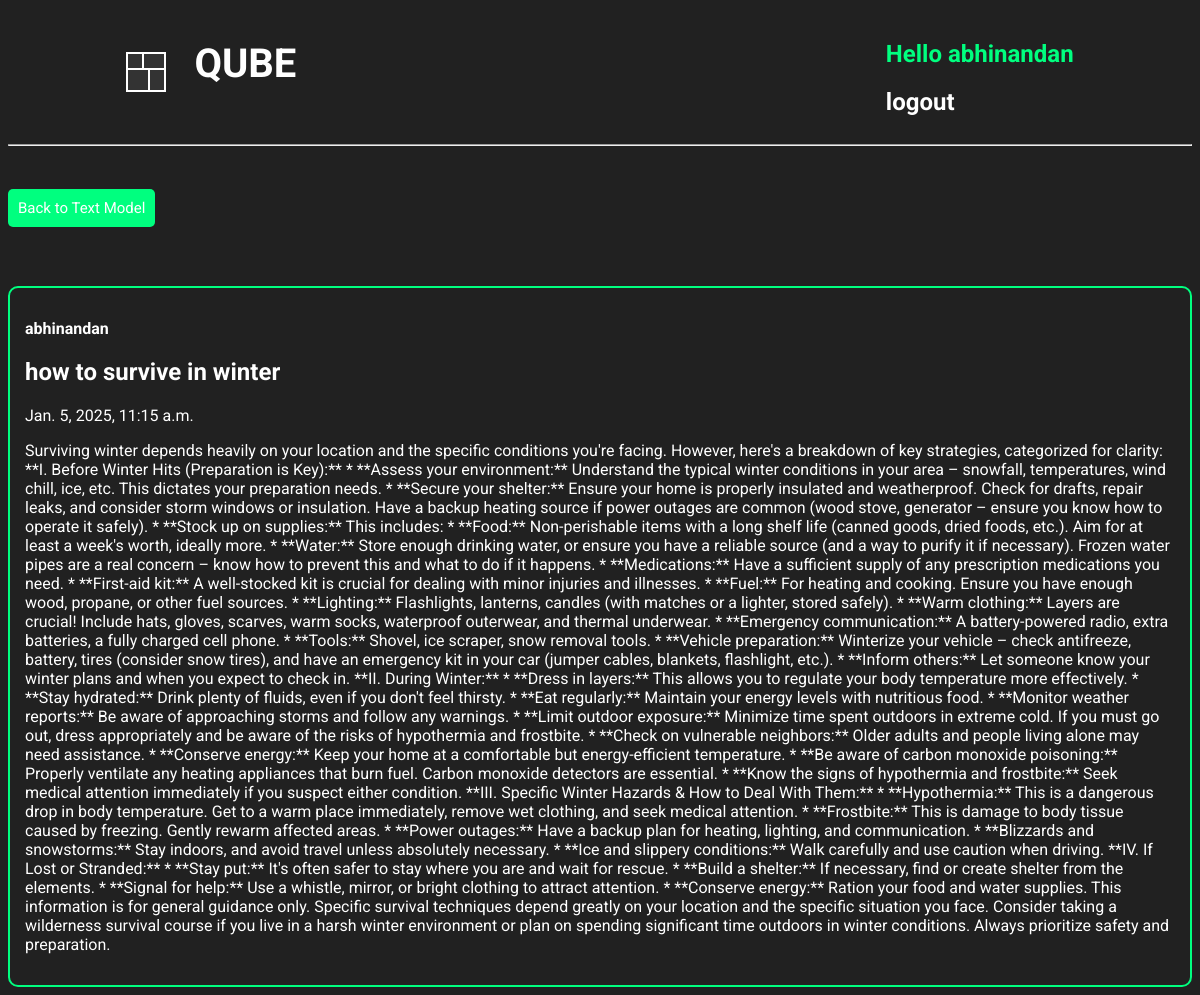
Screenshot of /textFullResponseView/17/ (signed in) with the database file from the repository.
### base/models.py (models this page shows, shortened)
class TextModelHistory(models.Model):
    user = models.ForeignKey(
        User, on_delete=models.CASCADE, related_name='text_chat_histories')
    query = models.TextField()
    response = models.TextField()
    created = models.DateTimeField(auto_now_add=True)

### base/views.py (the view)
# urls.py: path('textFullResponseView/<str:pk>/',
@login_required(login_url='loginUser')
def textFullResponseView(request, pk):
    chat = TextModelHistory.objects.get(id=pk, user=request.user)
    context = {'chat': chat}
    return render(request, 'base/textFullResponseview.html', context)

### base/templates/base/textFullResponseView.html (shortened to what this page needs)
{% extends 'main.html' %}
{% block content %}
<div>
    <div>
        <button
            style="padding: 10px; margin-top: 3%; border-radius: 5px; border-style: none; background-color: springgreen;"><a
                style="text-decoration: none; color: white; font-size: 15px;" href="{% url 'textModel' %}">Back to Text
                Model</a></button>
    </div>
    <div class="text_full_response_view">
        <strong>
            <p style="color: white;">{{ chat.user }}</p>
        </strong>
        <div>
            <h2 style="color: white;">{{ chat.query }}</h2>
            <p style="color: white;">{{ chat.created }}</p>
            <p style="color: white;">{{ chat.response }}</p>
        </div>
    </div>
</div>
{% endblock %}

### templates/navbar.html (shortened to what this page needs)
<div class="navbar-container">
    <div class="QUBE_logo_link">
        <div class="cube-loader">
            <div class="cube cube1"></div>
            <div class="cube cube2"></div>
            <div class="cube cube3"></div>
            <div class="cube cube4"></div>
        </div>
        <div class="qube_text">
            <h1><a href="{% url 'home' %}">QUBE</a></h1>
        </div>
    </div>
    <div class="login_section">
        {% if request.user.is_authenticated %}
        <div class="after_user_login">
            <div class="hello_user">
                <h2> Hello {{ request.user }} </h2>
            </div>
            <div class="hello_user_logout">
                <h2><a href="{% url 'logoutUser' %}">logout</a></h2>
            </div>
        </div>
        {% else %}
        <div class="before_user_login">
            <h2><a href="{% url 'loginUser' %}">Login</a></h2>
        </div>
        {% endif %}
    </div>
</div>
<hr>

### static/styles/main.css (style rules this page uses)
* { font-family: "Roboto", serif; }
body { background-color: #212121; }
.cube-loader { position: relative; width: 40px; height: 40px; margin: auto; }
.cube { position: absolute; width: 50%; height: 50%; background-color: #333; border: 2px solid #fff; animation: foldCube 2.4s infinite linear; }
.cube1 { top: 0; left: 0; transform-origin: 100% 100%; }
.cube2 { top: 0; right: 0; transform-origin: 0 100%; }
.cube3 { bottom: 0; right: 0; transform-origin: 0 0; }
.cube4 { bottom: 0; left: 0; transform-origin: 100% 0; }
.cube1 { animation-delay: 0.3s; }
.cube2 { animation-delay: 0.6s; }
.cube3 { animation-delay: 0.9s; }
.cube4 { animation-delay: 1.2s; }
.QUBE_logo_link { display: flex; justify-content: space-between; gap: 20px; margin-left: 10%; }
.qube_text { margin-top: 6%; font-size: 20px; padding-left: 8px; padding-right: 8px; padding-top: 5px; margin-top: 0px; }
.qube_text a { text-decoration: none; color: white; transition: all 0.3s ease; }
.login_section { margin-right: 10%; padding-top: 1%; }
.hello_user { color: springgreen; }
.hello_user_logout a { text-decoration: none; color: white; transition: all 0.3s ease; }

### base/templates/base/textFullResponseView.html (style rules this page uses)
.text_full_response_view { border: 2px solid springgreen; justify-self: center; margin-top: 5%; padding: 15px; border-radius: 10px; }

### templates/navbar.html (style rules this page uses)
.navbar-container { display: flex; justify-content: space-between; }

### rows the page displays
TextModelHistory: user "abhinandan", query "how to survive in winter", created "Jan. 5, 2025, 11:15 a.m.", response "Surviving winter depends heavily on your location and the specific conditions you're facing. However, here's a breakdown of key strategies, categorized for clarity: **I. Before Winter Hits (Preparation is Key):** * **Assess your environment:** Understand the typical winter conditions in your area – snowfall, temperatures, wind chill, ice, etc. This dictates your preparation needs. * **Secure your shelter:** Ensure your home is properly insulated and weatherproof. Check for drafts, repair leaks, and consider storm windows or insulation. Have a backup heating source if power outages are common (wood stove, generator – ensure you know how to operate it safely). * **Stock up on supplies:** This…"

### other values shown
{{ request.user }} "abhinandan"
